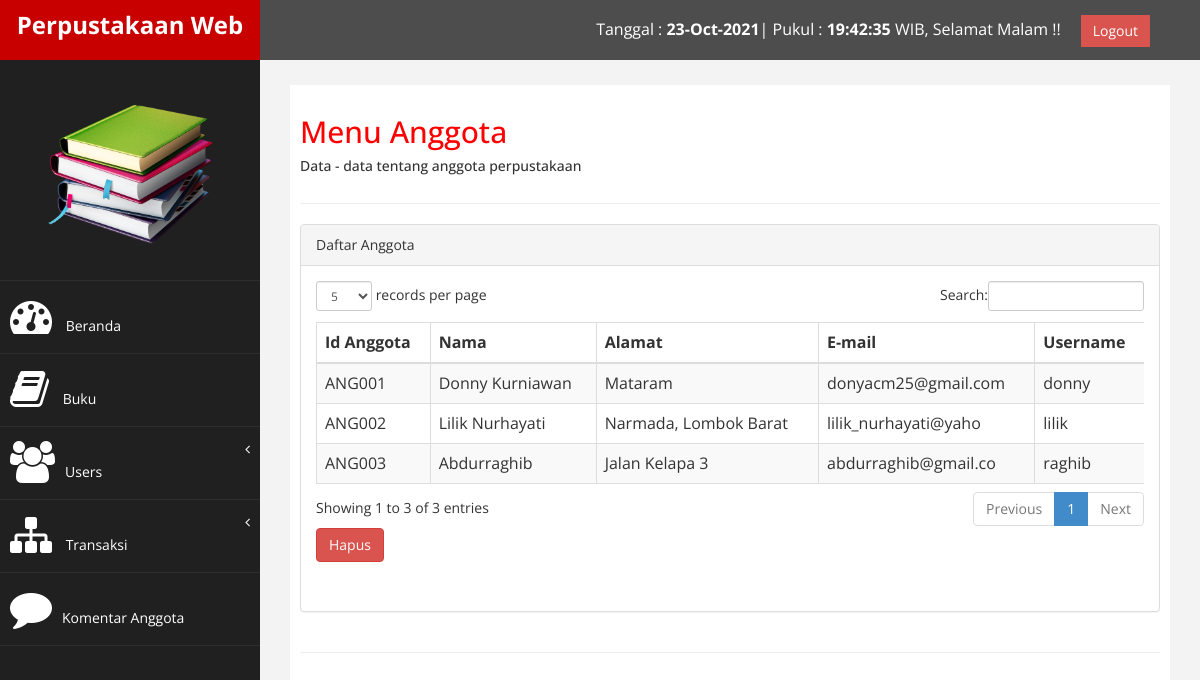
Page /main.php?file=anggota (signed in) on the committed database.
### tables this page shows
CREATE TABLE `t_anggota` (
  `idAnggota` varchar(10) NOT NULL,
  `Nama` varchar(30) NOT NULL,
  `Alamat` varchar(50) NOT NULL,
  `Email` varchar(20) NOT NULL,
  `Username` varchar(10) NOT NULL,
  `Password` varchar(10) NOT NULL
);

### anggota.php (the view, shortened to what this page needs)
<?php
echo '<link rel="stylesheet" href="assets/css/sweetalert2.css">';
?>
<html>
<head>
    <link href="assets/css/bootstrap.css" rel="stylesheet" />
    <link href="assets/css/font-awesome.css" rel="stylesheet" />
    <link href="assets/css/custom.css" rel="stylesheet" />
    <link href="assets/js/dataTables/dataTables.bootstrap.css" rel="stylesheet" />
    <link rel="stylesheet" href="assets/css/sweetalert2.css">
</head>
<body>
                <div class="row">
                    <div class="col-md-12">
                        <h2>Menu Anggota</h2>
                        <h5>Data - data tentang anggota perpustakaan </h5>
                    </div>
                </div>
                 <hr />
            <div class="row">
                <div class="col-md-12">
                    <div class="panel panel-default">
                        <div class="panel-heading">
                             Daftar Anggota
                        </div>
                        <div class="panel-body">
                            <div class="table-responsive">
                                <table class="table table-striped table-bordered table-hover" id="dataTables-example">
                                    <thead>
                                        <tr>
                                            <th>Id Anggota</th>
                                            <th>Nama</th>
                                            <th>Alamat</th>
                                            <th>E-mail</th>
                                            <th>Username</th>
                                        </tr>
                                    </thead>
                                    <tbody>
                                        <?php
                                            include 'koneksidb.php';
                                            $tampil = "select * from t_anggota";
                                            $tampil_data = mysqli_query($koneksi,$tampil);
                                            while ($data = mysqli_fetch_array($tampil_data)) {
                                                echo "<tr>";
                                                echo "<td>". $data['idAnggota']. "</td>";
                                                echo "<td>". $data['Nama']. "</td>";
                                                echo "<td>". $data['Alamat']. "</td>";
                                                echo "<td>". $data['Email']. "</td>";
                                                echo "<td>". $data['Username']. "</td>";
                                                echo "</tr>";
                                            }
                                        ?>
                                    </tbody>
                                </table>
                                <div style="padding-bottom: 20px">
                                    <button type="button" class="btn btn-danger" data-toggle="modal" data-target="#exampleModal">
                                      Hapus
                                    </button>
                                </div>
                            </div>
                        </div>
                    </div>
                </div>
            </div>
</body>
</html>

### assets/css/custom.css (style rules this page uses)
body { font-family: 'Open Sans', sans-serif; }
h2 { color: #f00; }

### rows in the picture
t_anggota: idAnggota "ANG001", Nama "Donny Kurniawan", Alamat "Mataram", Email "donyacm25@gmail.com", Username "donny"
t_anggota: idAnggota "ANG002", Nama "Lilik Nurhayati", Alamat "Narmada, Lombok Barat", Email "lilik_nurhayati@yaho", Username "lilik"
t_anggota: idAnggota "ANG003", Nama "Abdurraghib", Alamat "Jalan Kelapa 3", Email "abdurraghib@gmail.co", Username "raghib"

### other values in the picture
$tampil "WIB, Selamat Malam !!"
